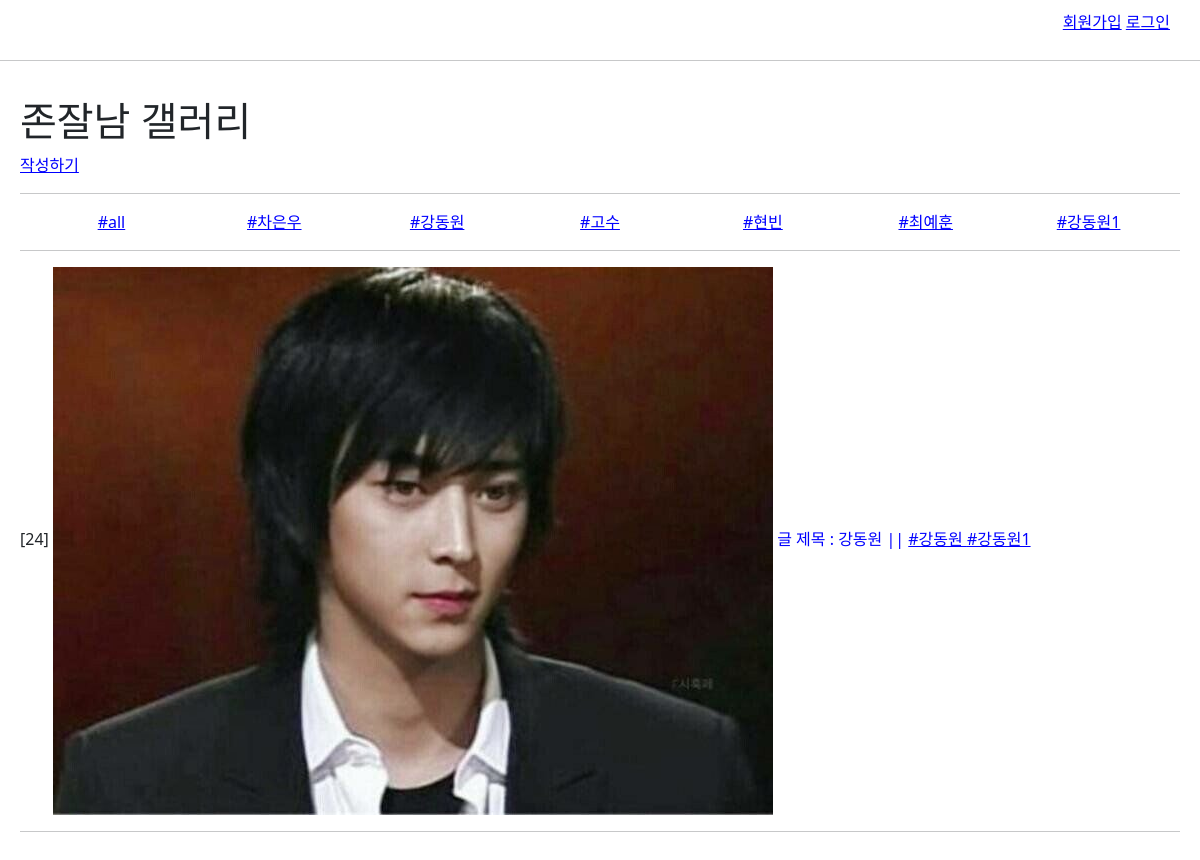
The page /articles/hashtag/12/ on the database its author committed.
### articles/models.py (models this page shows, shortened)
class Hashtag(models.Model):
    content = models.CharField(max_length=30,unique=True)

class Article(models.Model):
    title = models.CharField(max_length=30)
    content = models.TextField()
    image = models.ImageField(blank=True, null=True)
    thumbnail_img = ImageSpecField(
        source = 'image',
        processors = [Thumbnail(200,300)], # 200X300 으로 줄이자
        format = 'JPEG',
        options = {'quality':80},
    )
    created_at = models.DateTimeField(auto_now_add=True)
    updated_at = models.DateTimeField(auto_now=True)
    hashtags = models.ManyToManyField(Hashtag)

### articles/views.py (the view)
# urls.py: path('hashtag/<int:hashtag_pk>/', views.hashtag, name='hashtag'),
def hashtag(request, hashtag_pk):
    hashtag = Hashtag.objects.get(pk = hashtag_pk)
    articles = hashtag.article_set.all()
    hashtags = Hashtag.objects.all()
    context = {
        'articles': articles,
        'hashtags' : hashtags,
        }
    return render(request, 'articles/index.html', context)

### articles/templates/articles/index.html
{% extends 'base.html' %}
{% block content %}
  <h1>존잘남 갤러리</h1>
  <a href="{% url 'articles:create' %}">작성하기</a>
  <hr />
  <div class="container text-center">
    <div class="row">
      <div class="col">
        <a href="{% url 'articles:index' %}">
          #all
        </a>
      </div>
      {% for hashtag in hashtags %}
        {% if hashtag.article_set.all %}
        <div class="col">
          <a href="{% url 'articles:hashtag' hashtag.pk %}">
            {{hashtag.content}}
          </a>
        </div>
        {% endif %}
      {% endfor %}
    </div>
  </div>
  <hr>
  {% for article in articles %}
    <p>
      [{{article.id}}] <a href="{% url 'articles:detail' article.pk %}" id="article-title">
        {% if article.thumbnail_img %}
        <img src="{{article.thumbnail_img.url}}" />
        {% endif %}
        글 제목 : {{article.title}} ||
        {% if article.hashtags %}
          {% for hashtag in article.hashtags.all %}
          <a href="{% url 'articles:hashtag' hashtag.pk %}"> {{hashtag.content}} </a>
          {% endfor %}
        {% endif %}
      </a>
    </p>
    <hr />
  {% endfor %}
{% endblock content %}

### static/base.css (style rules this page uses)
a { color: blue; }
#article-title { text-decoration: none; }

### rows shown on the page
Hashtag: content "#차은우"
Hashtag: content "#강동원"
Hashtag: content "#고수"
Hashtag: content "#현빈"
Hashtag: content "#최예훈"
Hashtag: content "#강동원1"
Article: id "24", thumbnail_img (picture), title "강동원"
